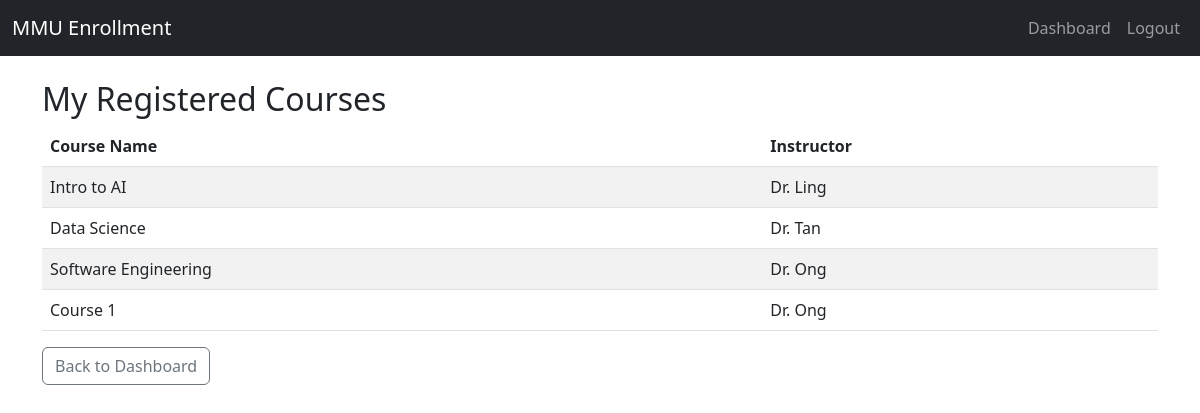
The page /my-courses (signed in) on the database its author committed.
### app/models.py (models this page shows)
class Enrollment(db.Model):
    id = db.Column(db.Integer, primary_key=True)
    student_id = db.Column(db.Integer, db.ForeignKey('student.id'))
    course_id = db.Column(db.Integer, db.ForeignKey('course.id'))

class Course(db.Model):
    id = db.Column(db.Integer, primary_key=True)
    course_code = db.Column(db.String(10), unique=True)
    course_name = db.Column(db.String(128))
    instructor = db.Column(db.String(64))
    quota = db.Column(db.Integer)
    description = db.Column(db.Text)
    credits = db.Column(db.Integer)
    semester = db.Column(db.String(64))
    schedule = db.Column(db.String(128))
    location = db.Column(db.String(128))
    department = db.Column(db.String(64))
    day_of_week = db.Column(db.String(16))
    start_time = db.Column(db.Time)
    end_time = db.Column(db.Time)
    enrollments = db.relationship('Enrollment', backref='course', lazy=True)

### app/routes.py (the view)
@main.route("/my-courses")
def my_courses():
    if "student_id" not in session:
        return redirect(url_for("main.login"))
    student_id = session["student_id"]
    enrolled = Enrollment.query.filter_by(student_id=student_id).all()
    return render_template("my_courses.html", enrollments=enrolled)

### app/templates/my_courses.html (shortened to what this page needs)
{% extends "base.html" %}
{% block content %}
<h2>My Registered Courses</h2>
<table class="table table-striped">
    <thead>
        <tr>
            <th>Course Name</th>
            <th>Instructor</th>
        </tr>
    </thead>
    <tbody>
        {% for e in enrollments %}
        <tr>
            <td>{{ e.course.course_name }}</td>
            <td>{{ e.course.instructor }}</td>
        </tr>
        {% endfor %}
    </tbody>
</table>
<a href="{{ url_for('main.dashboard') }}" class="btn btn-outline-secondary">Back to Dashboard</a>
{% endblock %}

### rows shown on the page
Enrollment: course.course_name "Intro to AI", course.instructor "Dr. Ling"
Enrollment: course.course_name "Data Science", course.instructor "Dr. Tan"
Enrollment: course.course_name "Software Engineering", course.instructor "Dr. Ong"
Enrollment: course.course_name "Course 1", course.instructor "Dr. Ong"
